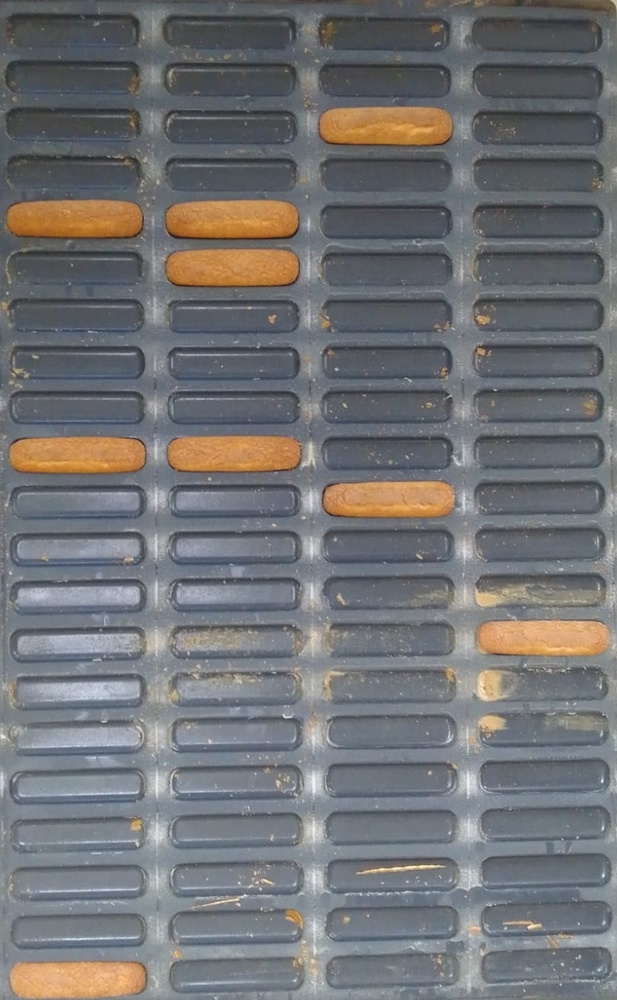
#> input picture prueba leer vainillas/chapa.jpg, 617 x 1000 px, shrunk from 809 x 1311 before the run
$ python main.py
#> lines starting #> are read from the running program, lines starting #| are printed output that depends on the picture
import numpy as np
import cv2

# Cargamos la imagen
original = cv2.imread("chapa.jpg")
#> original is the input picture: shape (1000, 617, 3); mean B, G, R 116, 114.1, 113.4
cv2.imshow("original", original)
cv2.waitKey(0)

# Convertimos a escala de grises
# se mandala imagen original y el espacio de color a utilizar
gris = cv2.cvtColor(original, cv2.COLOR_BGR2GRAY)
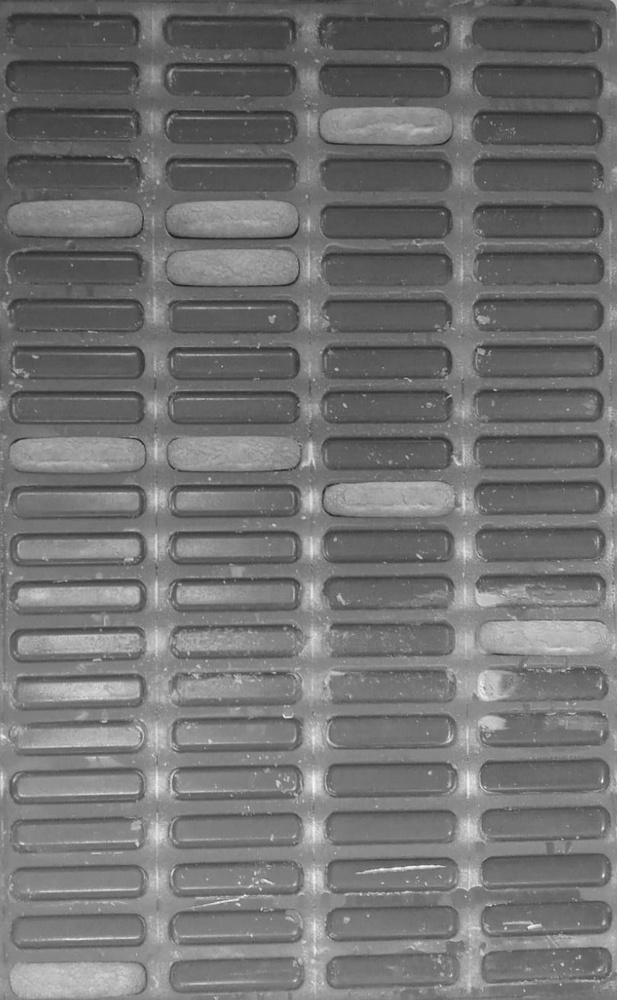
#> gris: shape (1000, 617); min 28, max 247, mean 114.1
#cv2.imshow("gris", gris)
cv2.waitKey(0)

# Aplicar suavizado Gaussiano
# el último elemento representa la desviación estándar en el eje x, esto es la anchura de la campana
# de Gauss, con un 0, OpenCV calculará automáticamente el valor dependiendo de la máscara
# ver función cv2.getGaussianKernel(tamanno_apertura, sigma, ktype)
# sigma se calcula como 0.3*sigma((ksize-1)*0.5 - 1) + 0.8
# ktype, tipos de coeficientes
gauss = cv2.GaussianBlur(gris, (15, 15), 0)
#cv2.imshow("suavizado", gauss)
cv2.waitKey(0)

trhs = cv2.threshold(gauss, 150, 200, cv2.THRESH_BINARY)
# Detectamos los bordes con Canny
#> (the run stopped early here; a loop or call above may not have finished)

$ run again, with prueba leer vainillas/1.jpg copied over prueba leer vainillas/chapa.jpg
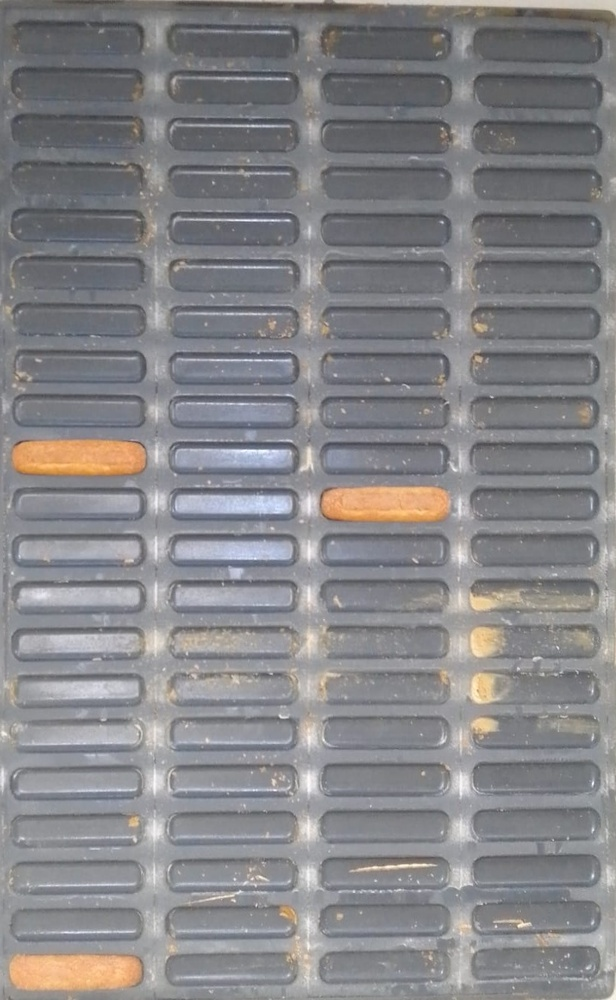
#> input picture prueba leer vainillas/1.jpg, 616 x 1000 px, shrunk from 828 x 1344 before the run
#> original is the input picture: shape (1000, 616, 3); mean B, G, R 135.3, 132.6, 133.4
#> `gris = cv2.cvtColor(original, cv2.COLOR_BGR2GRAY)`:
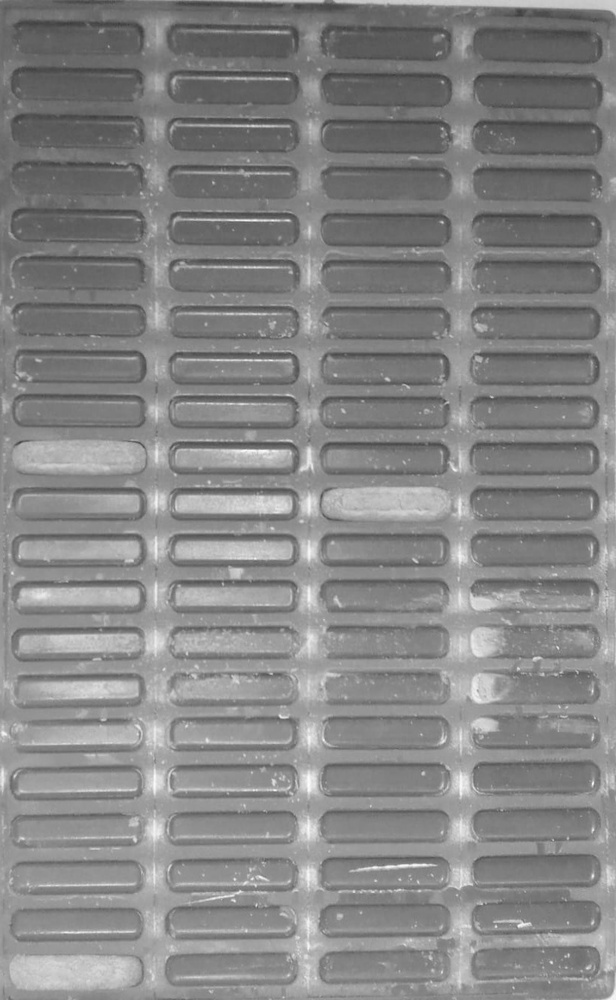
#> gris: shape (1000, 616); min 58, max 254, mean 133.1
